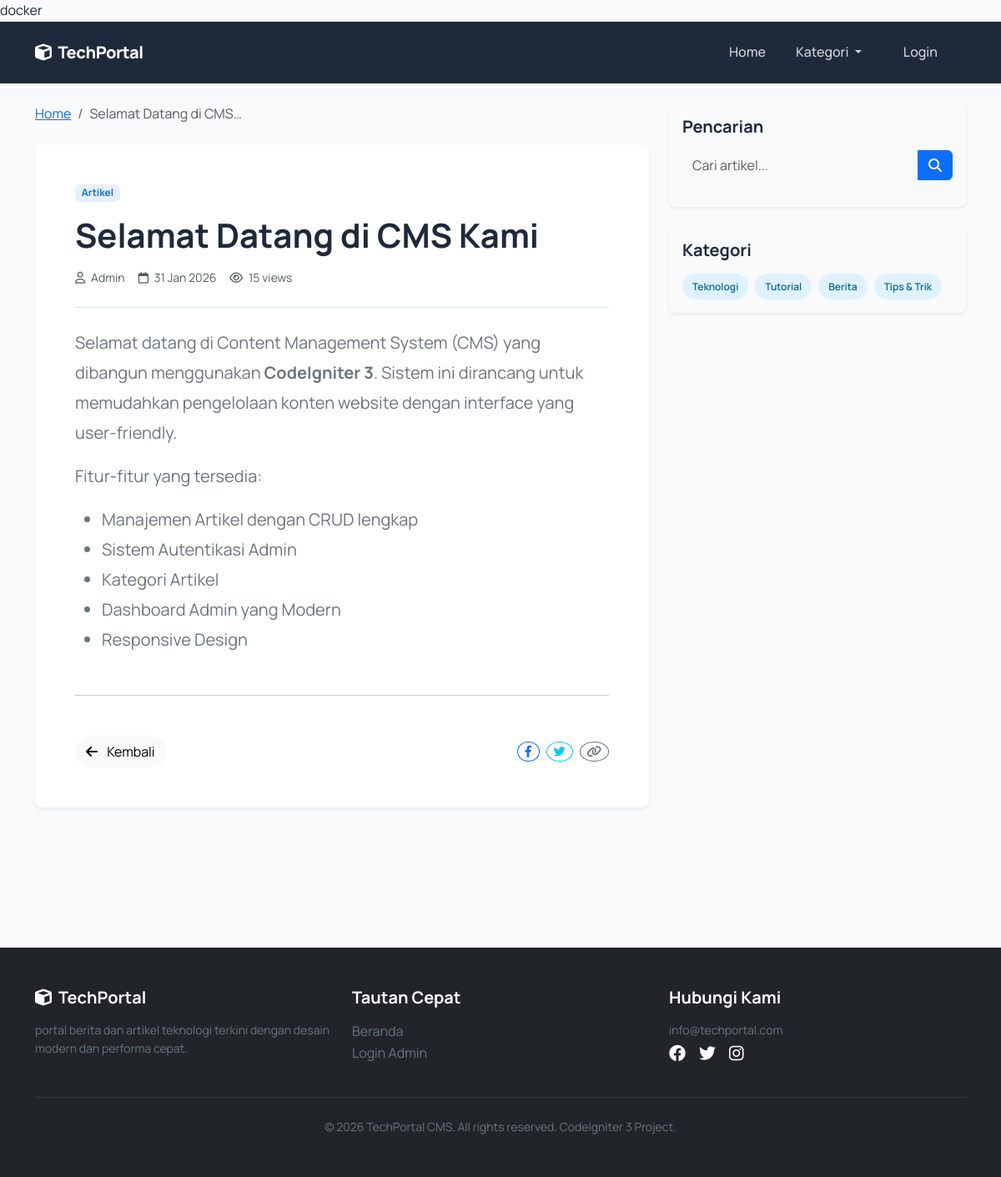
/welcome/artikel/selamat-datang-di-cms-kami, run on the app's committed database.
### tables this page shows
CREATE TABLE IF NOT EXISTS artikel (
    id INT AUTO_INCREMENT PRIMARY KEY,
    judul VARCHAR(255) NOT NULL,
    slug VARCHAR(255) NOT NULL UNIQUE,
    konten TEXT NOT NULL,
    gambar VARCHAR(255) DEFAULT NULL,
    penulis VARCHAR(100) DEFAULT 'Admin',
    status ENUM('draft', 'published') DEFAULT 'published',
    views INT DEFAULT 0,
    tanggal_dibuat DATETIME DEFAULT CURRENT_TIMESTAMP,
    tanggal_diupdate DATETIME DEFAULT CURRENT_TIMESTAMP ON UPDATE CURRENT_TIMESTAMP
);

CREATE TABLE IF NOT EXISTS kategori (
    id INT AUTO_INCREMENT PRIMARY KEY,
    nama VARCHAR(100) NOT NULL,
    slug VARCHAR(100) NOT NULL UNIQUE,
    deskripsi TEXT,
    created_at DATETIME DEFAULT CURRENT_TIMESTAMP
);

### application/controllers/Welcome.php (called while the page is built, shortened)
<?php
class Welcome extends CI_Controller {
	public function __construct() {
		$this->load->model('Artikel_model');
		$this->load->model('Kategori_model');
		$this->load->helper('text');
	}
	public function artikel($slug)
	{
		$data['artikel'] = $this->Artikel_model->get_by_slug($slug);
		$data['page_title'] = $data['artikel']['judul'];
		$data['kategori'] = $this->Kategori_model->get_all();
		$this->load->view('layout/header', $data);
		$this->load->view('artikel_detail', $data);
		$this->load->view('layout/footer', $data);
	}
}

### index.php (called while the page is built, shortened)
<?php
require_once BASEPATH.'core/CodeIgniter.php';

### application/models/Artikel_model.php (called while the page is built, shortened)
<?php
class Artikel_model extends CI_Model {
    public function get_by_slug($slug) {
        $artikel = $this->db->get_where('artikel', ['slug' => $slug])->row_array();
        if ($artikel) {
            $this->db->where('id', $artikel['id']);
            $this->db->set('views', 'views+1', FALSE);
            $this->db->update('artikel');
        }
        return $artikel;
    }
}

### application/models/Kategori_model.php (called while the page is built, shortened)
<?php
class Kategori_model extends CI_Model {
    public function get_all() {
        return $this->db->get('kategori')->result_array();
    }
}

### application/views/artikel_detail.php (the view)
<div class="container mb-5">
    <div class="row">
        <div class="col-lg-8">
            <nav aria-label="breadcrumb" class="mb-4">
                <ol class="breadcrumb">
                    <li class="breadcrumb-item"><a href="<?= base_url() ?>">Home</a></li>
                    <li class="breadcrumb-item active" aria-current="page"><?= character_limiter($artikel['judul'], 20) ?></li>
                </ol>
            </nav>
            <article class="bg-white rounded-3 shadow-sm p-4 p-md-5 mb-5">
                <header class="mb-4">
                    <div class="mb-3">
                         <span class="badge bg-primary bg-opacity-10 text-primary">Artikel</span>
                    </div>
                    <h1 class="fw-bold display-6 mb-3"><?= htmlspecialchars($artikel['judul']) ?></h1>
                    <div class="d-flex align-items-center text-muted small border-bottom pb-4">
                        <span class="me-3"><i class="far fa-user me-1"></i> <?= htmlspecialchars($artikel['penulis']) ?></span>
                        <span class="me-3"><i class="far fa-calendar me-1"></i> <?= date('d M Y', strtotime($artikel['tanggal_dibuat'])) ?></span>
                        <span><i class="far fa-eye me-1"></i> <?= $artikel['views'] ?> views</span>
                    </div>
                </header>
                <div class="article-content fs-5 text-secondary" style="line-height: 1.8;">
                    <?= $artikel['konten'] ?>
                </div>
                <hr class="my-5">
                <div class="d-flex justify-content-between align-items-center">
                    <a href="<?= base_url() ?>" class="btn btn-light rounded-pill"><i class="fas fa-arrow-left me-2"></i> Kembali</a>
                    <div class="d-flex gap-2">
                        <button class="btn btn-sm btn-outline-primary rounded-circle"><i class="fab fa-facebook-f"></i></button>
                        <button class="btn btn-sm btn-outline-info rounded-circle"><i class="fab fa-twitter"></i></button>
                        <button class="btn btn-sm btn-outline-secondary rounded-circle"><i class="fas fa-link"></i></button>
                    </div>
                </div>
            </article>
        </div>
        <div class="col-lg-4">
            <div class="card border-0 shadow-sm rounded-3 mb-4">
                <div class="card-body">
                    <h5 class="fw-bold mb-3">Pencarian</h5>
                    <form action="<?= base_url('welcome/search') ?>" method="get">
                        <div class="input-group">
                            <input type="text" name="q" class="form-control bg-light border-0" placeholder="Cari artikel..." required>
                            <button type="submit" class="btn btn-primary">
                                <i class="fas fa-search"></i>
                            </button>
                        </div>
                    </form>
                </div>
            </div>
            <div class="card border-0 shadow-sm rounded-3 mb-4">
                <div class="card-body">
                    <h5 class="fw-bold mb-3">Kategori</h5>
                        <?php if(!empty($kategori)): ?>
                            <div class="d-flex flex-wrap gap-2">
                            <?php foreach($kategori as $kat): ?>
                                <a href="<?= base_url('welcome/kategori/'.$kat['slug']) ?>" class="badge-category">
                                    <?= htmlspecialchars($kat['nama']) ?>
                                </a>
                            <?php endforeach; ?>
                            </div>
                        <?php else: ?>
                            <p class="text-muted mb-0">Tidak ada kategori</p>
                        <?php endif; ?>
                </div>
            </div>
        </div>
    </div>
</div>

### application/views/layout/header.php (style rules this page uses)
:root { --bs-primary: #2563eb; --bs-secondary: #475569; --bs-body-bg: #f8fafc; --bs-body-color: #1e293b; }
body { font-family: 'Manrope', sans-serif; background-color: var(--bs-body-bg); color: var(--bs-body-color); line-height: 1.6; }
.badge-category { background-color: #e0f2fe; color: #0369a1; font-weight: 600; padding: 0.5em 1em; border-radius: 9999px; text-decoration: none; font-size: 0.75rem; transition: all 0.2s; }

### data on the page
artikel: judul "Selamat Datang di CMS…", judul "Selamat Datang di CMS Kami", penulis "Admin", tanggal_dibuat "31 Jan 2026", views "15", konten "Selamat datang di Content Management System (CMS) yang dibangun menggunakan CodeIgniter 3 . Sistem ini dirancang untuk memudahkan pengelolaan konten website dengan interface yang user-friendly. Fitur-fitur yang tersedia: Manajemen Artikel dengan CRUD lengkap Sistem Autentikasi Admin Kategori Artikel Dashboard Admin yang Modern Responsive Design"
kategori: nama "Teknologi"
kategori: nama "Tutorial"
kategori: nama "Berita"
kategori: nama "Tips & Trik"
